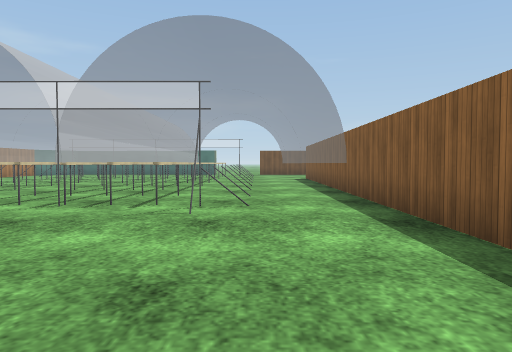
view 1 (above)

24 first-person views from a walk through a robot-simulator world made for Gazebo. The camera is 1.2 m above the floor, tilts 2° down and sees 70° across. The floor is counted in squares, 2 m on a side. Each view is taken from the middle of a square. On the plan, view 1 faces up. The plan holds only what a view shows up to about 10 squares ahead; the rest is blank. Gazebo's built-in surfaces are drawn with simple patterns. Surface patterns are stand-ins for the level's own textures.

view 2
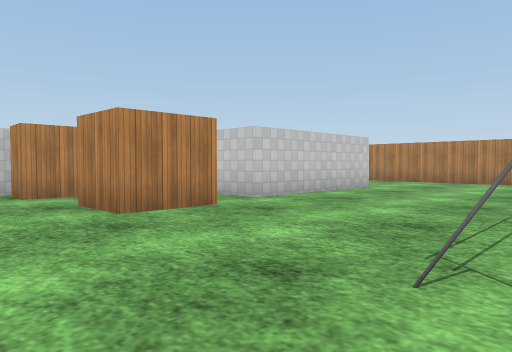

view 3
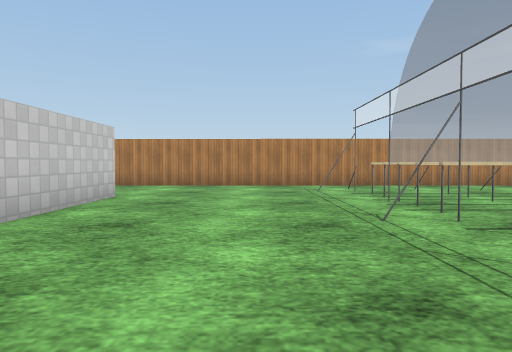

view 4
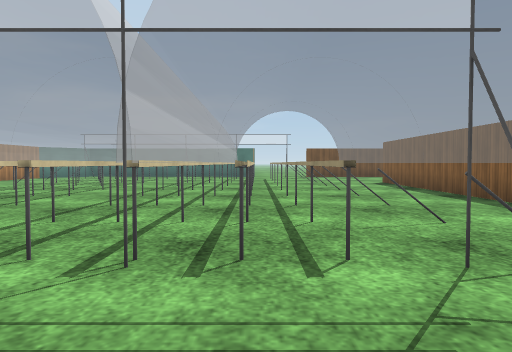

view 5
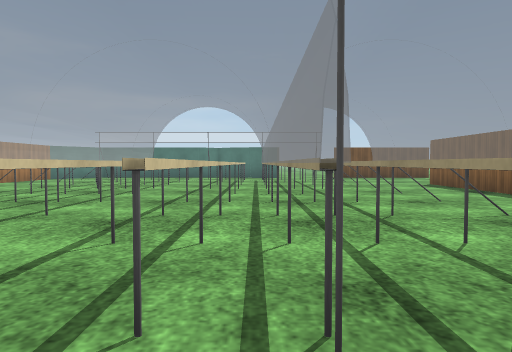

view 6
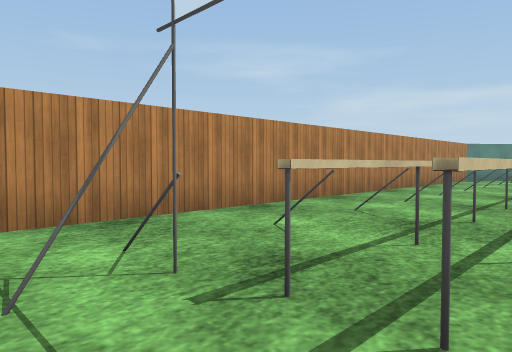

view 7
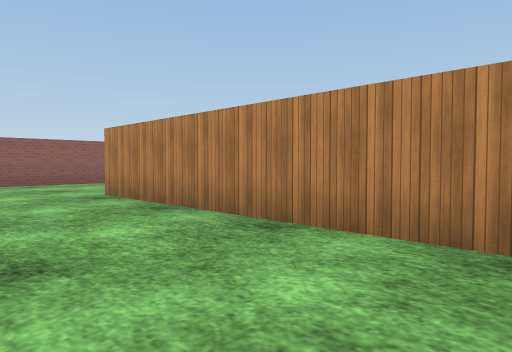

view 8
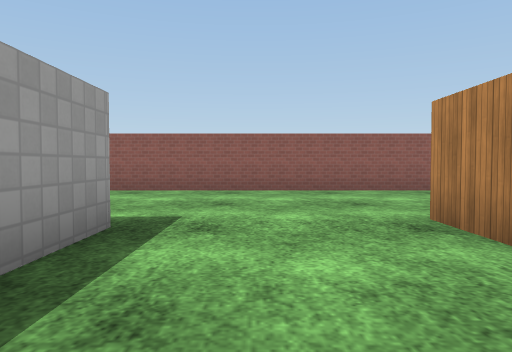

view 9
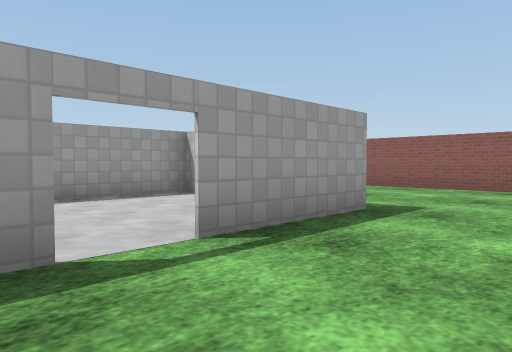

view 10
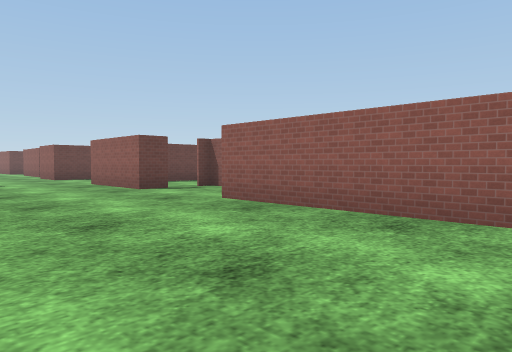

view 11
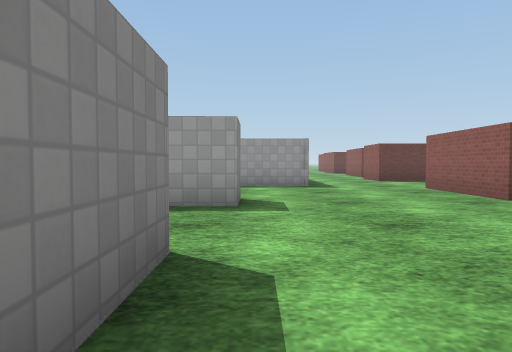

view 12
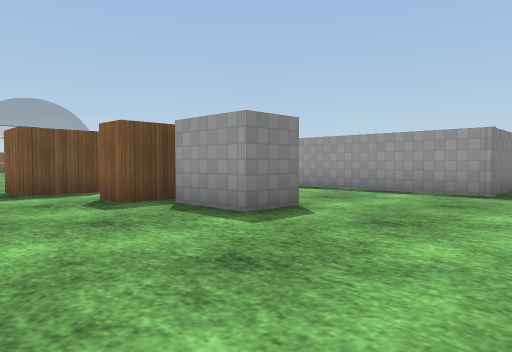

view 13
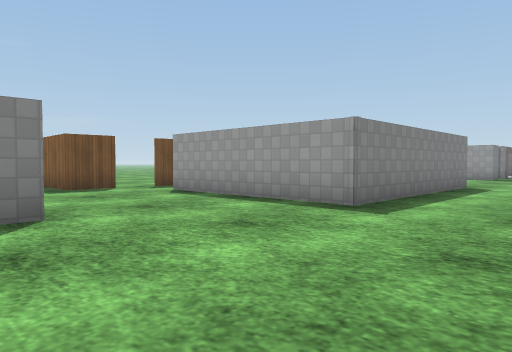

view 14
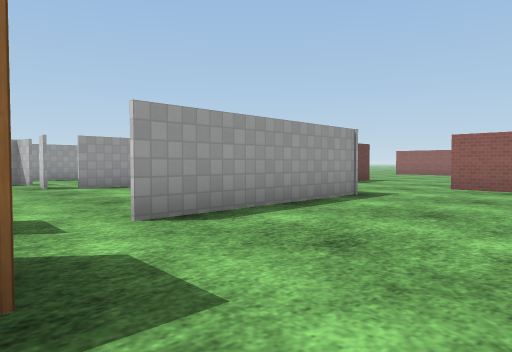

view 15
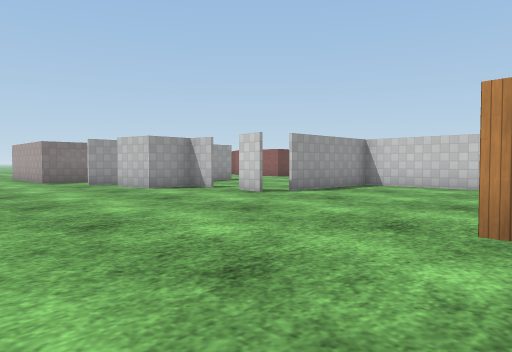

view 16
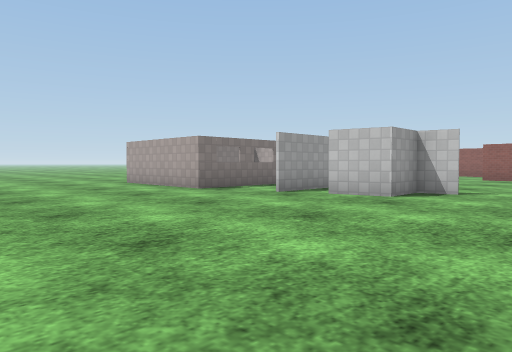

view 17
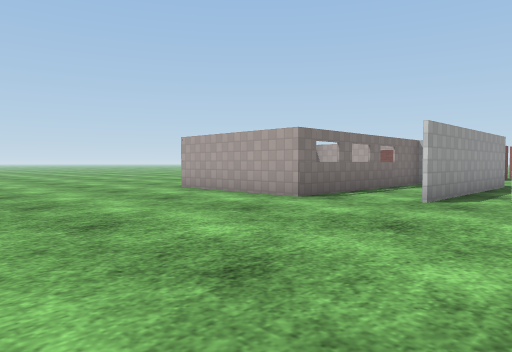

view 18
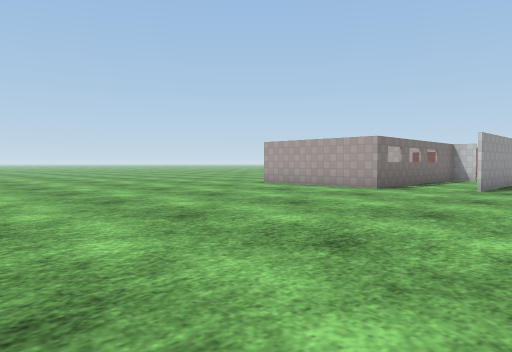

view 19
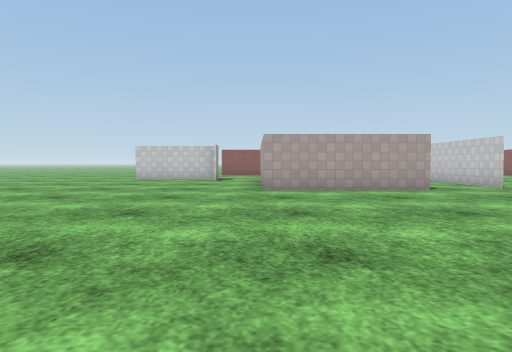

view 20
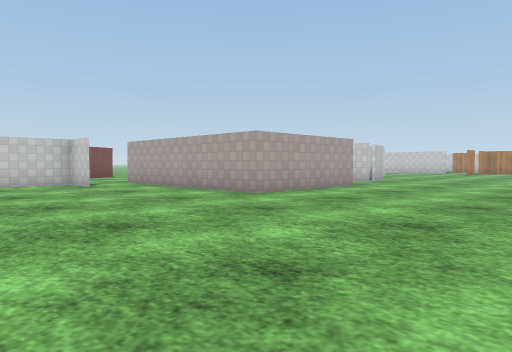

view 21
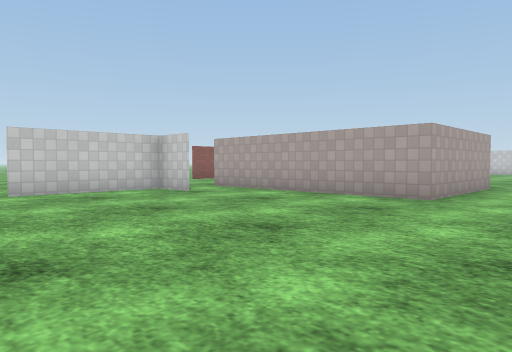

view 22
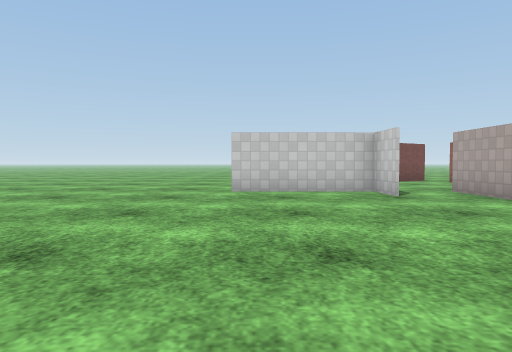

view 23
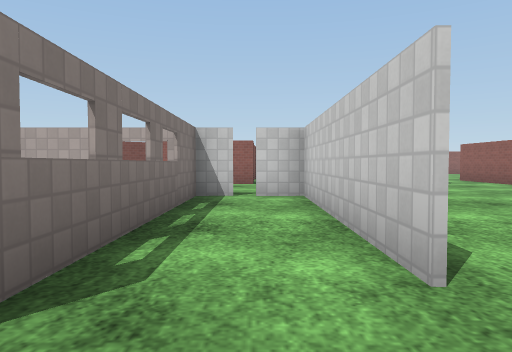

view 24
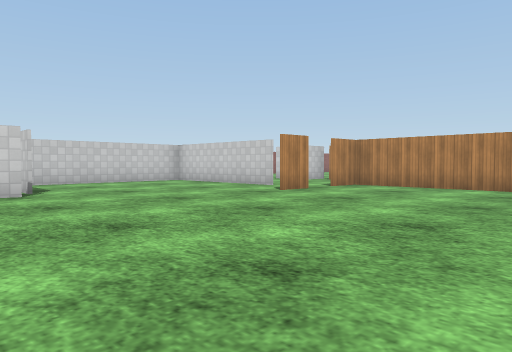

### Floor plan
Key: @ floor where view 1 was taken; # wall or solid block; x gap in a wall; . floor; D open door; T thing the floor can be seen under or through; P grey pole; C grey cylinder; O other object.
Columns run from 13 left of view 1 to 26 right of it. Each row starts with its distance up from view 1.
 15   #..
 14   #.O       ...#
 13   #.O#.T.# #O..#
 12   #.. . .  #...#
 11   #.O .T.TO#O..#
 10   #.O#.T.TO#O..#
  9   #..#. . O#...#
  8   #.O#  .TO#O..#         ....    .
  7   #.P#. .TO#P..#         ..........
  6   #.P#.T.TO#...#         .............
  5   #.C.O.CTP.CP.#     ..................
  4   #.P...P...P..#.......................
  3   #............#.......................
  2   #............#........................
  1   #............#........................
  0   #..#####.##@.#.#...........#####......
 -1   #..D...#...............#x#.#   #......
 -2   #..#...#..#....#.......#.#.#   #......
 -3   #..# ..#.......#.....#...#.#   #......
 -4   #..#  ##...#...# ...#....#.#   #......
 -5   #..............# ...#... #.#   ##.....
 -6   ...............######... #x#D#######..
 -7  ........................       ..   ...
 -8  .......................        ..   ...
 -9 ###########..####..  ..
-10            ...
-11             #.

Where each view was taken, in squares from view 1:
view 1: 0 up, 0 right, facing up
view 2: 5 up, 1 right, facing down-left
view 3: 3 up, 1 left, facing left
view 4: 3 up, 2 left, facing up
view 5: 4 up, 3 left, facing up
view 6: 4 up, 7 left, facing up-left
view 7: 2 up, 8 left, facing down-left
view 8: 1 down, 9 left, facing down
view 9: 0 up, 10 left, facing down-right
view 10: 5 down, 8 left, facing down-right
view 11: 5 down, 6 left, facing right
view 12: 8 down, 4 left, facing up-right
view 13: 9 down, 1 left, facing up-right
view 14: 0 up, 0 right, facing down-right
view 15: 3 up, 4 right, facing down-right
view 16: 5 up, 9 right, facing down-right
view 17: 5 up, 12 right, facing down-right
view 18: 8 up, 12 right, facing down-right
view 19: 8 up, 20 right, facing down
view 20: 5 up, 25 right, facing down-left
view 21: 2 up, 26 right, facing down-left
view 22: 2 up, 24 right, facing down
view 23: 1 up, 15 right, facing down
view 24: 5 up, 11 right, facing down-left
